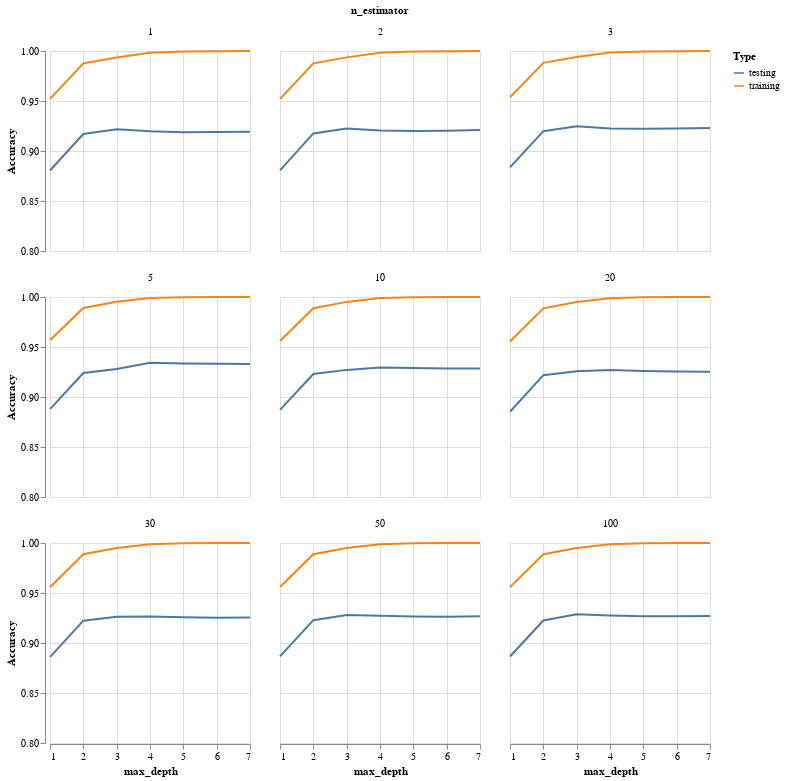

Notebook code for this chart:
### Code cell
n_est = [1,2,3,5,10,20,30,50,100]
max_depth = range(1,8)
X_train, X_test, y_train, y_test = test_train_compound(df, "tbp")
trees = []
train_acc = []
test_acc = []
depth = []
for j in max_depth:
    for i in n_est:
        trees.append(i)
        depth.append(j)
        rf = RandomForestRegressor(n_estimators = i, max_depth = j, random_state=0).fit(X_train, y_train)
        train_acc.append(rf.score(X_train, y_train))
        test_acc.append(rf.score(X_test, y_test))
        #print(j,i)
df_rf = pd.DataFrame({'training' : train_acc,
                      'testing' : test_acc,
                      'n_estimator' : trees,
                      'max_depth' : depth})
df_rf = df_rf.melt(id_vars = ['n_estimator', 'max_depth'], var_name = 'Type', value_name = 'Accuracy')
df_rf
alt.Chart(df_rf).mark_line().encode(
    alt.X('max_depth'),
    alt.Y('Accuracy', scale=alt.Scale(domain=[0.8, 1])),
    alt.Color('Type'),
    alt.Facet('n_estimator')
    ).properties(width = 200, height = 200, columns = 3)

### Figure 1 — Vega-Lite specification as saved in the notebook (floating-point values rounded to 4 significant figures)
{"$schema": "https://vega.github.io/schema/vega-lite/v3.4.0.json", "columns": 3, "config": {"mark": {"tooltip": null}, "view": {"height": 300, "width": 400}}, "data": {"name": "data-ab596904ae52dc9c6cab577e051b5630"}, "datasets": {"data-ab596904ae52dc9c6cab577e051b5630": [{"Accuracy": 0.9522, "Type": "training", "max_depth": 1, "n_estimator": 1}, {"Accuracy": 0.9522, "Type": "training", "max_depth": 1, "n_estimator": 2}, {"Accuracy": 0.9538, "Type": "training", "max_depth": 1, "n_estimator": 3}, {"Accuracy": 0.9567, "Type": "training", "max_depth": 1, "n_estimator": 5}, {"Accuracy": 0.956, "Type": "training", "max_depth": 1, "n_estimator": 10}, {"Accuracy": 0.9556, "Type": "training", "max_depth": 1, "n_estimator": 20}, {"Accuracy": 0.9558, "Type": "training", "max_depth": 1, "n_estimator": 30}, {"Accuracy": 0.956, "Type": "training", "max_depth": 1, "n_estimator": 50}, {"Accuracy": 0.9559, "Type": "training", "max_depth": 1, "n_estimator": 100}, {"Accuracy": 0.9876, "Type": "training", "max_depth": 2, "n_estimator": 1}, {"Accuracy": 0.9877, "Type": "training", "max_depth": 2, "n_estimator": 2}, {"Accuracy": 0.9882, "Type": "training", "max_depth": 2, "n_estimator": 3}, {"Accuracy": 0.989, "Type": "training", "max_depth": 2, "n_estimator": 5}, {"Accuracy": 0.9888, "Type": "training", "max_depth": 2, "n_estimator": 10}, {"Accuracy": 0.9887, "Type": "training", "max_depth": 2, "n_estimator": 20}, {"Accuracy": 0.9887, "Type": "training", "max_depth": 2, "n_estimator": 30}, {"Accuracy": 0.9888, "Type": "training", "max_depth": 2, "n_estimator": 50}, {"Accuracy": 0.9887, "Type": "training", "max_depth": 2, "n_estimator": 100}, {"Accuracy": 0.9936, "Type": "training", "max_depth": 3, "n_estimator": 1}, {"Accuracy": 0.9936, "Type": "training", "max_depth": 3, "n_estimator": 2}, {"Accuracy": 0.994, "Type": "training", "max_depth": 3, "n_estimator": 3}, {"Accuracy": 0.9952, "Type": "training", "max_depth": 3, "n_estimator": 5}, {"Accuracy": 0.9951, "Type": "training", "max_depth": 3, "n_estimator": 10}, {"Accuracy": 0.9951, "Type": "training", "max_depth": 3, "n_estimator": 20}, {"Accuracy": 0.995, "Type": "training", "max_depth": 3, "n_estimator": 30}, {"Accuracy": 0.9951, "Type": "training", "max_depth": 3, "n_estimator": 50}, {"Accuracy": 0.995, "Type": "training", "max_depth": 3, "n_estimator": 100}, {"Accuracy": 0.9982, "Type": "training", "max_depth": 4, "n_estimator": 1}, {"Accuracy": 0.9983, "Type": "training", "max_depth": 4, "n_estimator": 2}, {"Accuracy": 0.9984, "Type": "training", "max_depth": 4, "n_estimator": 3}, {"Accuracy": 0.9989, "Type": "training", "max_depth": 4, "n_estimator": 5}, {"Accuracy": 0.9989, "Type": "training", "max_depth": 4, "n_estimator": 10}, {"Accuracy": 0.9988, "Type": "training", "max_depth": 4, "n_estimator": 20}, {"Accuracy": 0.9988, "Type": "training", "max_depth": 4, "n_estimator": 30}, {"Accuracy": 0.9988, "Type": "training", "max_depth": 4, "n_estimator": 50}, {"Accuracy": 0.9988, "Type": "training", "max_depth": 4, "n_estimator": 100}, {"Accuracy": 0.9995, "Type": "training", "max_depth": 5, "n_estimator": 1}, {"Accuracy": 0.9995, "Type": "training", "max_depth": 5, "n_estimator": 2}, {"Accuracy": 0.9996, "Type": "training", "max_depth": 5, "n_estimator": 3}, {"Accuracy": 0.9997, "Type": "training", "max_depth": 5, "n_estimator": 5}, {"Accuracy": 0.9997, "Type": "training", "max_depth": 5, "n_estimator": 10}, {"Accuracy": 0.9997, "Type": "training", "max_depth": 5, "n_estimator": 20}, {"Accuracy": 0.9997, "Type": "training", "max_depth": 5, "n_estimator": 30}, {"Accuracy": 0.9997, "Type": "training", "max_depth": 5, "n_estimator": 50}, {"Accuracy": 0.9997, "Type": "training", "max_depth": 5, "n_estimator": 100}, {"Accuracy": 0.9998, "Type": "training", "max_depth": 6, "n_estimator": 1}, {"Accuracy": 0.9999, "Type": "training", "max_depth": 6, "n_estimator": 2}, {"Accuracy": 0.9999, "Type": "training", "max_depth": 6, "n_estimator": 3}, {"Accuracy": 0.9999, "Type": "training", "max_depth": 6, "n_estimator": 5}, {"Accuracy": 0.9999, "Type": "training", "max_depth": 6, "n_estimator": 10}, {"Accuracy": 0.9999, "Type": "training", "max_depth": 6, "n_estimator": 20}, {"Accuracy": 0.9999, "Type": "training", "max_depth": 6, "n_estimator": 30}, {"Accuracy": 0.9999, "Type": "training", "max_depth": 6, "n_estimator": 50}, {"Accuracy": 0.9999, "Type": "training", "max_depth": 6, "n_estimator": 100}, {"Accuracy": 0.9999, "Type": "training", "max_depth": 7, "n_estimator": 1}, {"Accuracy": 0.9999, "Type": "training", "max_depth": 7, "n_estimator": 2}, {"Accuracy": 0.9999, "Type": "training", "max_depth": 7, "n_estimator": 3}, {"Accuracy": 0.9999, "Type": "training", "max_depth": 7, "n_estimator": 5}, {"Accuracy": 0.9999, "Type": "training", "max_depth": 7, "n_estimator": 10}, {"Accuracy": 0.9999, "Type": "training", "max_depth": 7, "n_estimator": 20}, {"Accuracy": 0.9999, "Type": "training", "max_depth": 7, "n_estimator": 30}, {"Accuracy": 1.0, "Type": "training", "max_depth": 7, "n_estimator": 50}, {"Accuracy": 1.0, "Type": "training", "max_depth": 7, "n_estimator": 100}, {"Accuracy": 0.8805, "Type": "testing", "max_depth": 1, "n_estimator": 1}, {"Accuracy": 0.8807, "Type": "testing", "max_depth": 1, "n_estimator": 2}, {"Accuracy": 0.8837, "Type": "testing", "max_depth": 1, "n_estimator": 3}, {"Accuracy": 0.8879, "Type": "testing", "max_depth": 1, "n_estimator": 5}, {"Accuracy": 0.8871, "Type": "testing", "max_depth": 1, "n_estimator": 10}, {"Accuracy": 0.8853, "Type": "testing", "max_depth": 1, "n_estimator": 20}, {"Accuracy": 0.8859, "Type": "testing", "max_depth": 1, "n_estimator": 30}, {"Accuracy": 0.8867, "Type": "testing", "max_depth": 1, "n_estimator": 50}, {"Accuracy": 0.8865, "Type": "testing", "max_depth": 1, "n_estimator": 100}, {"Accuracy": 0.917, "Type": "testing", "max_depth": 2, "n_estimator": 1}, {"Accuracy": 0.9176, "Type": "testing", "max_depth": 2, "n_estimator": 2}, {"Accuracy": 0.9198, "Type": "testing", "max_depth": 2, "n_estimator": 3}, {"Accuracy": 0.924, "Type": "testing", "max_depth": 2, "n_estimator": 5}, {"Accuracy": 0.923, "Type": "testing", "max_depth": 2, "n_estimator": 10}, {"Accuracy": 0.9218, "Type": "testing", "max_depth": 2, "n_estimator": 20}, {"Accuracy": 0.9223, "Type": "testing", "max_depth": 2, "n_estimator": 30}, {"Accuracy": 0.9228, "Type": "testing", "max_depth": 2, "n_estimator": 50}, {"Accuracy": 0.9225, "Type": "testing", "max_depth": 2, "n_estimator": 100}, {"Accuracy": 0.9218, "Type": "testing", "max_depth": 3, "n_estimator": 1}, {"Accuracy": 0.9226, "Type": "testing", "max_depth": 3, "n_estimator": 2}, {"Accuracy": 0.9248, "Type": "testing", "max_depth": 3, "n_estimator": 3}, {"Accuracy": 0.9279, "Type": "testing", "max_depth": 3, "n_estimator": 5}, {"Accuracy": 0.9271, "Type": "testing", "max_depth": 3, "n_estimator": 10}, {"Accuracy": 0.9256, "Type": "testing", "max_depth": 3, "n_estimator": 20}, {"Accuracy": 0.9263, "Type": "testing", "max_depth": 3, "n_estimator": 30}, {"Accuracy": 0.9279, "Type": "testing", "max_depth": 3, "n_estimator": 50}, {"Accuracy": 0.9288, "Type": "testing", "max_depth": 3, "n_estimator": 100}, {"Accuracy": 0.9198, "Type": "testing", "max_depth": 4, "n_estimator": 1}, {"Accuracy": 0.9204, "Type": "testing", "max_depth": 4, "n_estimator": 2}, {"Accuracy": 0.9226, "Type": "testing", "max_depth": 4, "n_estimator": 3}, {"Accuracy": 0.9342, "Type": "testing", "max_depth": 4, "n_estimator": 5}, {"Accuracy": 0.9295, "Type": "testing", "max_depth": 4, "n_estimator": 10}, {"Accuracy": 0.9269, "Type": "testing", "max_depth": 4, "n_estimator": 20}, {"Accuracy": 0.9265, "Type": "testing", "max_depth": 4, "n_estimator": 30}, {"Accuracy": 0.9274, "Type": "testing", "max_depth": 4, "n_estimator": 50}, {"Accuracy": 0.9275, "Type": "testing", "max_depth": 4, "n_estimator": 100}, {"Accuracy": 0.9188, "Type": "testing", "max_depth": 5, "n_estimator": 1}, {"Accuracy": 0.9201, "Type": "testing", "max_depth": 5, "n_estimator": 2}, {"Accuracy": 0.9223, "Type": "testing", "max_depth": 5, "n_estimator": 3}, {"Accuracy": 0.9336, "Type": "testing", "max_depth": 5, "n_estimator": 5}, {"Accuracy": 0.929, "Type": "testing", "max_depth": 5, "n_estimator": 10}, {"Accuracy": 0.926, "Type": "testing", "max_depth": 5, "n_estimator": 20}, {"Accuracy": 0.9258, "Type": "testing", "max_depth": 5, "n_estimator": 30}, {"Accuracy": 0.9266, "Type": "testing", "max_depth": 5, "n_estimator": 50}, {"Accuracy": 0.9268, "Type": "testing", "max_depth": 5, "n_estimator": 100}, {"Accuracy": 0.9189, "Type": "testing", "max_depth": 6, "n_estimator": 1}, {"Accuracy": 0.9203, "Type": "testing", "max_depth": 6, "n_estimator": 2}, {"Accuracy": 0.9226, "Type": "testing", "max_depth": 6, "n_estimator": 3}, {"Accuracy": 0.9331, "Type": "testing", "max_depth": 6, "n_estimator": 5}, {"Accuracy": 0.9284, "Type": "testing", "max_depth": 6, "n_estimator": 10}, {"Accuracy": 0.9254, "Type": "testing", "max_depth": 6, "n_estimator": 20}, {"Accuracy": 0.9254, "Type": "testing", "max_depth": 6, "n_estimator": 30}, {"Accuracy": 0.9264, "Type": "testing", "max_depth": 6, "n_estimator": 50}, {"Accuracy": 0.9267, "Type": "testing", "max_depth": 6, "n_estimator": 100}, {"Accuracy": 0.9192, "Type": "testing", "max_depth": 7, "n_estimator": 1}, {"Accuracy": 0.9209, "Type": "testing", "max_depth": 7, "n_estimator": 2}, {"Accuracy": 0.923, "Type": "testing", "max_depth": 7, "n_estimator": 3}, {"Accuracy": 0.933, "Type": "testing", "max_depth": 7, "n_estimator": 5}, {"Accuracy": 0.9284, "Type": "testing", "max_depth": 7, "n_estimator": 10}, {"Accuracy": 0.9253, "Type": "testing", "max_depth": 7, "n_estimator": 20}, {"Accuracy": 0.9256, "Type": "testing", "max_depth": 7, "n_estimator": 30}, {"Accuracy": 0.9267, "Type": "testing", "max_depth": 7, "n_estimator": 50}, {"Accuracy": 0.9271, "Type": "testing", "max_depth": 7, "n_estimator": 100}]}, "encoding": {"color": {"field": "Type", "type": "nominal"}, "facet": {"field": "n_estimator", "type": "quantitative"}, "x": {"field": "max_depth", "type": "quantitative"}, "y": {"field": "Accuracy", "scale": {"domain": [0.8, 1]}, "type": "quantitative"}}, "height": 200, "mark": "line", "width": 200}
